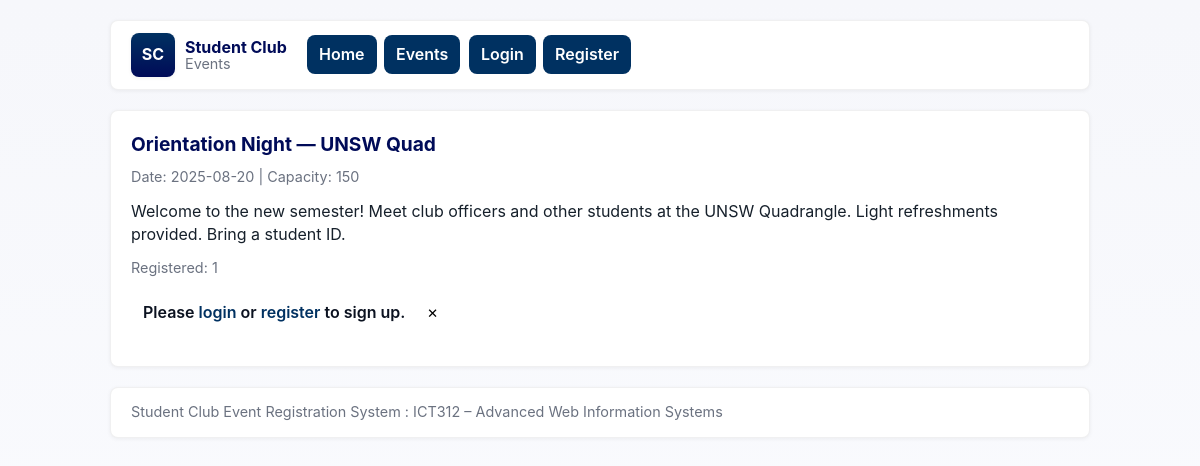
Screenshot of /src/events/view.php?id=1 with the database file from the repository.
### tables this page shows
CREATE TABLE IF NOT EXISTS events (
  id INT AUTO_INCREMENT PRIMARY KEY,
  title VARCHAR(150) NOT NULL,
  description TEXT,
  event_date DATE,
  capacity INT DEFAULT 0,
  created_at TIMESTAMP DEFAULT CURRENT_TIMESTAMP
);

### src/events/view.php (the view, shortened to what this page needs)
<?php
require_once __DIR__ . '/../../config/db.php';
$id = isset($_GET['id']) ? (int)$_GET['id'] : 0;
$stmt = $pdo->prepare('SELECT * FROM events WHERE id = ? LIMIT 1');
$stmt->execute([$id]);
$event = $stmt->fetch();
$r = $pdo->prepare('SELECT COUNT(*) as c FROM registrations WHERE event_id = ?');
$r->execute([$id]);
$regCount = (int)$r->fetchColumn();
include __DIR__ . '/../templates/header.php';
?>
<h2><?php echo htmlspecialchars($event['title']); ?></h2>
<p class="small">Date: <?php echo htmlspecialchars($event['event_date']); ?> | Capacity: <?php echo (int)$event['capacity']; ?></p>
<p><?php echo nl2br(htmlspecialchars($event['description'])); ?></p>
<p class="small">Registered: <?php echo $regCount; ?></p>
<?php if (!isset($_SESSION['user'])): ?>
  <div class="alert">
    Please <a href="../auth/login.php">login</a> or <a href="../auth/register.php">register</a> to sign up.
  </div>
<?php endif; ?>
<?php include __DIR__ . '/../templates/footer.php'; ?>

### src/templates/header.php (shortened to what this page needs)
<?php
$script = $_SERVER['SCRIPT_NAME'] ?? '';
if (strpos($script, '/src') !== false) {
    $base = substr($script, 0, strpos($script, '/src'));
} else {
    $base = dirname($script);
}
$base = rtrim($base, '/');
$cssPath  = ($base === '') ? '/assets/css/styles.css' : $base . '/assets/css/styles.css';
$indexUrl = ($base === '') ? '/index.php'           : $base . '/index.php';
$requestUri = $_SERVER['REQUEST_URI'] ?? '';
$requestPath = parse_url($requestUri, PHP_URL_PATH) ?: '';
function bp($path) {
    $b = $GLOBALS['BASE_PATH'] ?? '';
    if ($b === '') return $path;
    return $b . $path;
}
function is_active($path) {
    global $requestPath;
    $full = bp($path);
    return stripos($requestPath, $full) === 0;
}
$user = $_SESSION['user'] ?? null;
$isAdmin = ($user['role'] ?? '') === 'admin';
?>
<!doctype html>
<html lang="en">
<head>
  <link rel="stylesheet" href="<?php echo htmlspecialchars($cssPath, ENT_QUOTES); ?>">
</head>
<body>
<header class="container" role="banner" aria-label="Main header">
  <nav class="navbar" role="navigation" aria-label="Main navigation">
    <a href="<?php echo htmlspecialchars($indexUrl, ENT_QUOTES); ?>" class="brand" title="Home">
      <span class="logo" aria-hidden="true">SC</span>
      <span style="line-height:1;">
        <strong style="display:block; font-size:1rem; color:var(--brand-900)">Student Club</strong>
        <small class="small">Events</small>
      </span>
    </a>
    <div class="navbar" role="menubar" aria-label="Primary links" style="gap:8px;">
      <a href="<?php echo htmlspecialchars(bp('/index.php'), ENT_QUOTES); ?>" class="btn"<?php if (is_active('/index.php')) echo ' aria-current="page"'; ?>>Home</a>
      <a href="<?php echo htmlspecialchars(bp('/src/events/list.php'), ENT_QUOTES); ?>" class="btn"<?php if (is_active('/src/events/list.php')) echo ' aria-current="page"'; ?>>Events</a>
      <?php if ($user): ?>
        <a href="<?php echo htmlspecialchars(bp('/src/events/list.php') . '?mine=1', ENT_QUOTES); ?>" class="btn">My registrations</a>
        <?php if ($isAdmin): ?>
          <a href="<?php echo htmlspecialchars(bp('/src/admin/dashboard.php'), ENT_QUOTES); ?>" class="btn">Dashboard</a>
        <?php endif; ?>
        <span class="small" style="align-self:center; margin-left:8px; margin-right:8px;">Signed in as <?php echo htmlspecialchars($user['name']); ?></span>
        <a href="<?php echo htmlspecialchars(bp('/src/auth/logout.php'), ENT_QUOTES); ?>" class="btn">Logout</a>
      <?php else: ?>
        <a href="<?php echo htmlspecialchars(bp('/src/auth/login.php'), ENT_QUOTES); ?>" class="btn">Login</a>
        <a href="<?php echo htmlspecialchars(bp('/src/auth/register.php'), ENT_QUOTES); ?>" class="btn">Register</a>
      <?php endif; ?>
    </div>
  </nav>
</header>
<main id="main-content" class="container" role="main" tabindex="-1">

### src/templates/footer.php (shortened to what this page needs)
</main>
<footer class="container" role="contentinfo">
  <div class="footer-note">Student Club Event Registration System : ICT312 – Advanced Web Information Systems </div>
</footer>
</body>
</html>

### assets/css/styles.css (style rules this page uses)
:root { --brand-900: #000B58; --brand-800: #003161; --accent: #006A67; --warm: #FDEB9E; --bg: #f6f7fb; --card-bg: #ffffff; --muted: #6b7280; --border: rgba(2, 6, 23, 0.06); --radius: 10px; --gap: 14px; --shadow-sm: 0 1px 4px rgba(2, 6, 23, 0.06); --shadow-md: 0 6px 18px rgba(2, 6, 23, 0.08); --transition-fast: 180ms cubic-bezier(.2, .9, .2, 1); --transition-med: 260ms cubic-bezier(.2, .9, .2, 1); --max-width: 980px; }
*, *::before, *::after { box-sizing: border-box; }
html, body { height: 100%; margin: 0; font-family: Inter, ui-sans-serif, system-ui, -apple-system, "Segoe UI", Roboto, "Helvetica Neue", Arial; background: linear-gradient(180deg, var(--bg) 0%, #fbfcff 100%); color: #0b1220; -webkit-font-smoothing: antialiased; -moz-osx-font-smoothing: grayscale; line-height: 1.45; font-size: 16px; }
.container { width: 94%; max-width: var(--max-width); margin: 20px auto; background: var(--card-bg); padding: 20px; border-radius: calc(var(--radius) - 2px); box-shadow: var(--shadow-sm); border: 1px solid var(--border); }
header.container { padding: 12px 20px; display: flex; align-items: center; justify-content: space-between; gap: var(--gap); }
.navbar { display: flex; gap: 10px; align-items: center; flex-wrap: wrap; }
.brand { display: flex; gap: 10px; align-items: center; text-decoration: none; color: var(--brand-900); }
.brand .logo { width: 44px; height: 44px; border-radius: 8px; display: inline-grid; place-items: center; background: linear-gradient(180deg, var(--brand-800), var(--brand-900)); color: #fff; font-weight: 700; box-shadow: var(--shadow-sm); }
a { color: var(--brand-800); text-decoration: none; }
.btn { display: inline-flex; align-items: center; gap: 8px; padding: 8px 12px; border-radius: 8px; font-weight: 600; cursor: pointer; border: none; background: var(--brand-800); color: white; text-decoration: none; box-shadow: none; transition: transform var(--transition-fast), box-shadow var(--transition-fast), background var(--transition-med); -webkit-tap-highlight-color: transparent; }
h1, h2, h3 { margin: 0 0 8px 0; color: var(--brand-900); font-weight: 700; }
h2 { font-size: 1.2rem; }
p { margin: 0 0 12px 0; color: #16202b; }
.small { font-size: 0.9rem; color: var(--muted); }
.alert { padding: 10px 12px; border-radius: 8px; margin-bottom: 12px; font-weight: 600; }
footer.container { padding: 14px 20px; margin-top: 18px; display: flex; justify-content: space-between; align-items: center; gap: 10px; }
.footer-note { color: var(--muted); font-size: 0.9rem; }
a, button, .btn { will-change: transform; transition: transform var(--transition-fast), box-shadow var(--transition-fast), opacity var(--transition-fast); }
.navbar a, .navbar .btn { outline: none; }

### src/templates/header.php (style rules this page uses)
body { visibility:visible }

### rows the page displays
events: title "Orientation Night — UNSW Quad", event_date "2025-08-20", capacity "150", description "Welcome to the new semester! Meet club officers and other students at the UNSW Quadrangle. Light refreshments provided. Bring a student ID."

### other values shown
$regCount "1"
